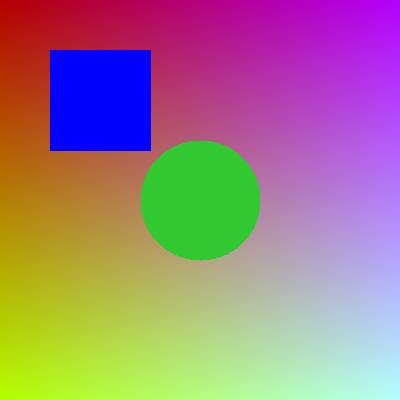
#> input picture backend/tests/test_images/recompressed_ela.jpg, 400 x 400 px
$ python -i preprocessing.py   (imports and definitions only)
#> lines starting #> are read from the running program, lines starting #| are printed output that depends on the picture
### backend/config.py
import os
from pathlib import Path

# Base Paths
BASE_DIR = Path(__file__).resolve().parent
UPLOADS_DIR = BASE_DIR / "uploads"
RESULTS_DIR = BASE_DIR / "results"
REPORTS_DIR = BASE_DIR / "reports"

# Ensure directories exist
for directory in (UPLOADS_DIR, RESULTS_DIR, REPORTS_DIR):
    directory.mkdir(parents=True, exist_ok=True)
#> further down, picture is the input picture: shape (400, 400, 3); mean B, G, R 133.3, 127.8, 159.5

# Configuration values
DATABASE_URL = os.getenv("DATABASE_URL", f"sqlite:///{BASE_DIR / 'visionguard.db'}")
MAX_UPLOAD_SIZE_MB = int(os.getenv("MAX_UPLOAD_SIZE_MB", "10"))
MAX_UPLOAD_SIZE_BYTES = MAX_UPLOAD_SIZE_MB * 1024 * 1024

ALLOWED_EXTENSIONS = {".jpg", ".jpeg", ".png", ".webp"}
ALLOWED_MIME_TYPES = {
    "image/jpeg",
    "image/png",
    "image/webp"
}

FACT_CHECK_API_KEY = os.getenv("FACT_CHECK_API_KEY", "")
AI_MODEL_NAME = os.getenv("AI_MODEL_NAME", "visionguard-forensic-baseline-v1")

### backend/modules/preprocessing.py
"""Image preprocessing module for VisionGuard.

Handles image validation, loading, normalization, aspect-ratio preserving resizing,
and noise reduction without mutating or overwriting the original input.
"""

import os
from pathlib import Path
from typing import Tuple, Dict, Any, Optional
import cv2
import numpy as np
from PIL import Image, ImageOps

from config import MAX_UPLOAD_SIZE_BYTES, ALLOWED_EXTENSIONS, ALLOWED_MIME_TYPES


# [55 lines left out: functions validate_image_file, load_image, resize_image, not called in this run]


def normalize_image(image: np.ndarray) -> np.ndarray:
    """Normalizes image color channels to standard contrast range."""
    lab = cv2.cvtColor(image, cv2.COLOR_BGR2LAB)
#> lab: shape (400, 400, 3); mean of channels 0, 1, 2 157.1, 145.1, 133.4
    l, a, b = cv2.split(lab)
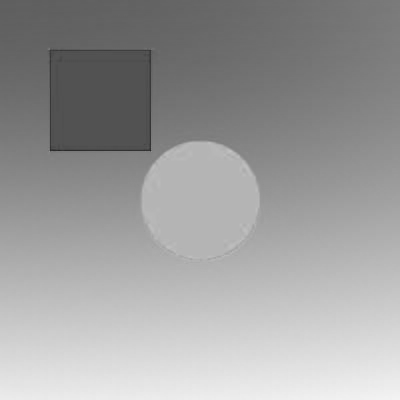
#> l: shape (400, 400); min 38, max 243, mean 157.1
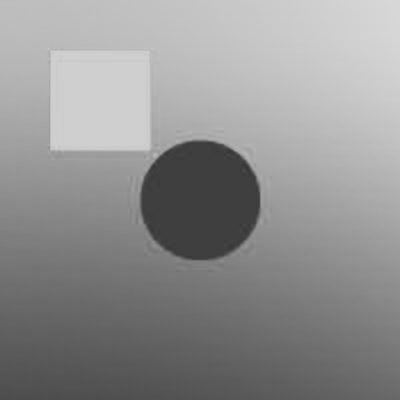
#> a: shape (400, 400); min 54, max 216, mean 145.1
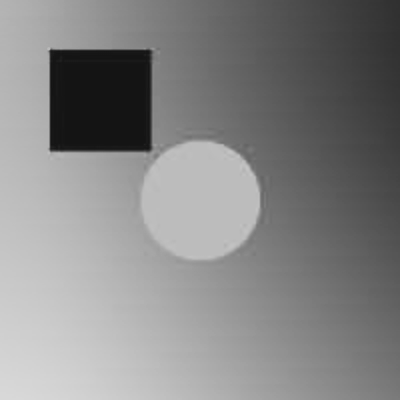
#> b: shape (400, 400); min 20, max 216, mean 133.4
    clahe = cv2.createCLAHE(clipLimit=2.0, tileGridSize=(8, 8))
    cl = clahe.apply(l)
    limg = cv2.merge((cl, a, b))
#> limg: shape (400, 400, 3); mean of channels 0, 1, 2 154, 145.1, 133.4
    return cv2.cvtColor(limg, cv2.COLOR_LAB2BGR)
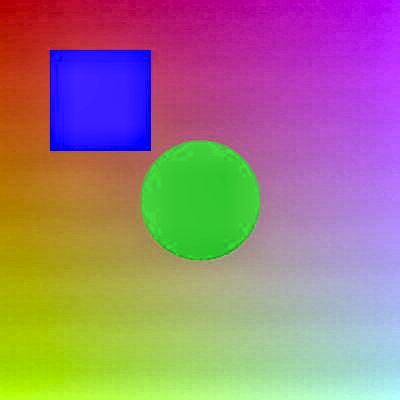
#> returned value: shape (400, 400, 3); mean B, G, R 129, 125.6, 158.3


def reduce_noise(image: np.ndarray) -> np.ndarray:
    """Applies gentle edge-preserving bilateral filtering to reduce sensor noise."""
    return cv2.bilateralFilter(image, d=5, sigmaColor=50, sigmaSpace=50)


# [20 lines left out: function preprocess_image, not called in this run]

>>> import cv2
>>> picture = cv2.imread('../tests/test_images/recompressed_ela.jpg')
>>> result = normalize_image(picture)
